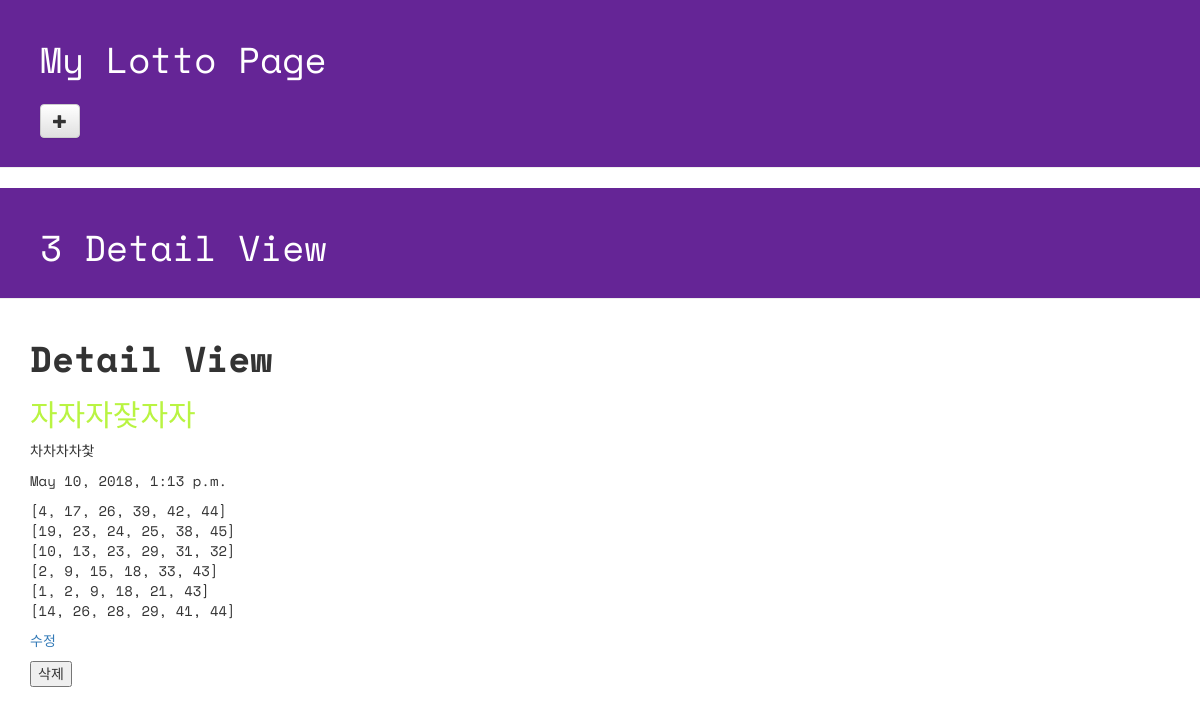
The app's page /lotto/detail/3/ with its own data.
### lotto/models.py (models this page shows, shortened)
class GuessNumber(models.Model):
    name = models.CharField(max_length=24)
    text = models.CharField(max_length=255)
    lottos = models.CharField(max_length=255,
                              default='[1,2,3,4,5,6]')
    num_lotto = models.CharField(max_length=1)
    update_date = models.DateTimeField()

### lotto/views.py (the view)
# urls.py: url(r'^detail/(?P<subject_id>[0-9]+)/$', intro_view.detail, name='detail'),
def detail(request, pk):
    lotto = GuessNumber.objects.get(pk=pk)
    return render(request, 'lotto/detail.html', {'lotto': lotto})

### lotto/templates/lotto/detail.html (shortened to what this page needs)
<!DOCTYPE html>
{% load staticfiles %}
<html lang="ko">
<head>
  <link rel="stylesheet" href="//maxcdn.bootstrapcdn.com/bootstrap/3.2.0/css/bootstrap.min.css">
  <link rel="stylesheet" href="//maxcdn.bootstrapcdn.com/bootstrap/3.2.0/css/bootstrap-theme.min.css">
  <link rel="stylesheet" href="{% static 'css/lotto.css' %}">
</head>
<body>
  <div class="page-header">
    <h1>My Lotto Page</h1>
    <h2>
      <a href="{% url 'lotto:new' %}">
        <span class="glyphicon glyphicon-plus btn btn-default"></span>
      </a>
    </h2>
  </div>
  <div class="page-header">
      <h1>{{lotto.id}} Detail View</h1>
  </div>
  <div class="container lotto">
      <h1><b>Detail View</b></h1>
      <h2>{{lotto.name}}</h2>
      <p>{{lotto.text}}</p>
      <p>{{lotto.update_date}}</p>
      <p>{{lotto.lottos|linebreaks}}</p>
      <a href="{% url 'lotto:update' pk=lotto.id %}"><p>수정</p></a>
      <form action="{% url 'lotto:delete' pk=lotto.id %}" method="POST">
          <input type="submit" value="삭제">
      </form>
  </div>
</body>
</html>

### lotto/static/css/lotto.css (style rules this page uses)
.page-header { background-color: #652596; margin-top: 0; padding: 20px 20px 20px 40px; font-family: 'Space Mono', monospace; }
.page-header h1 { color: #FFFFFF; }
.container { font-family: 'Space Mono', monospace; }
.container h2 { color: #b9f442; }

### records on screen
GuessNumber: id "3", name "자자자잦자자", text "차차차차찿", update_date "May 10, 2018, 1:13 p.m.", lottos "[4, 17, 26, 39, 42, 44] [19, 23, 24, 25, 38, 45] [10, 13, 23, 29, 31, 32] [2, 9, 15, 18, 33, 43] [1, 2, 9, 18, 21, 43] [14, 26, 28, 29, 41, 44]"
